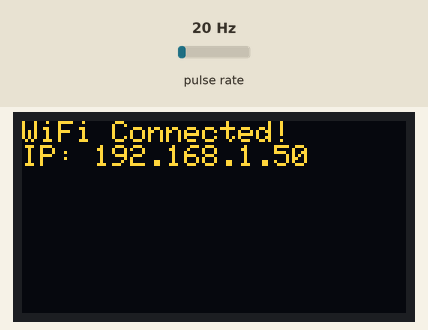
This sketch was run on a simulated ESP32. Shown: 128×64 one-colour display. Wiring (inferred from the names in the program): pulse sensor: data GPIO 14. The inputs (shaded band) are chosen by the test bench; at power-on: pulse rate 20 Hz. The OLED is the two-colour kind (top 16 rows yellow); WiFi joins after 1.5 s; servers stay silent unless stated; uploads are accepted with an empty reply; what the sketch prints to the serial monitor is not drawn.

Above: at 2.7 s.
At 5.65 s:
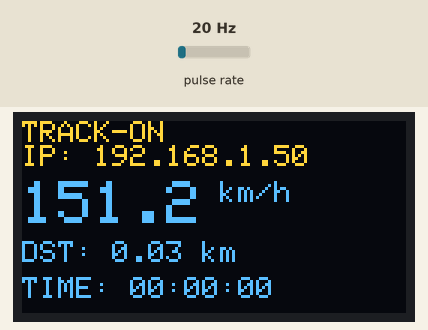
5.9 s: pulse rate (sensor on GPIO 14) set to 4 Hz
At 7.5 s:
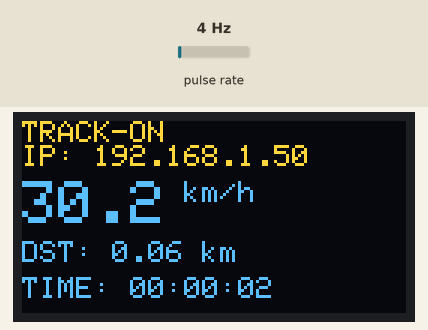
8.0 s: pulse rate (sensor on GPIO 14) set to 50 Hz
At 9.52 s:
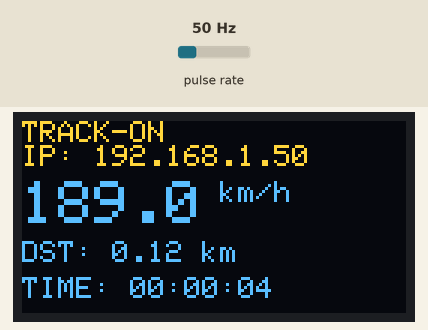
9.9 s: pulse rate (sensor on GPIO 14) set to 100 Hz
At 12.1 s:
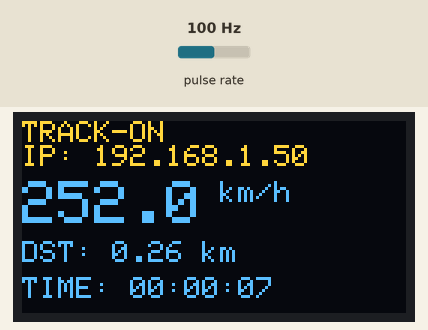
Timing chart, 0 to 13.6 s (numbered marks = the images above; inputs shaded):
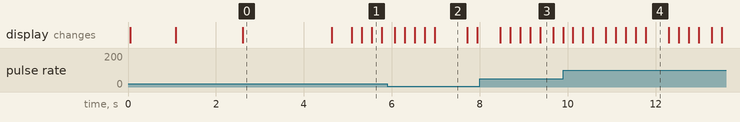

The sketch:

firmware.ino
```cpp
#include <WiFi.h>
#include <WiFiClientSecure.h>
#include <HTTPClient.h>
#include <ArduinoJson.h>
#include <Wire.h>
#include <Adafruit_GFX.h>
#include <Adafruit_SSD1306.h>

// ================= CONFIGURATION =================
const char* ssid = "YOUR_WIFI_SSID";
const char* password = "YOUR_WIFI_PASSWORD";
const char* serverUrl = "https://192.168.1.100:5000/api/data"; // REPLACE WITH YOUR PC'S IP

// Hall Sensor Settings (A3144)
const int hallSensorPin = 14;
const float wheelCircumference = 2.10; // Meters (adjust for your wheel)
const unsigned long debounceTime = 20; // ms

// OLED Settings
#define SCREEN_WIDTH 128
#define SCREEN_HEIGHT 64
#define OLED_RESET    -1
Adafruit_SSD1306 display(SCREEN_WIDTH, SCREEN_HEIGHT, &Wire, OLED_RESET);

// ================= GLOBALS =================
volatile unsigned long lastPulseTime = 0;
volatile unsigned long pulseInterval = 0;
volatile bool newPulse = false;
unsigned long lastSendTime = 0;
unsigned long startTime = 0;
float totalDistance = 0.0; // km

// Interrupt Service Routine for Hall Sensor
void IRAM_ATTR onPulse() {
  unsigned long currentTime = millis();
  if (currentTime - lastPulseTime > debounceTime) {
    pulseInterval = currentTime - lastPulseTime;
    lastPulseTime = currentTime;
    newPulse = true;
  }
}

void setup() {
  Serial.begin(115200);

  // Setup Hall Sensor
  pinMode(hallSensorPin, INPUT_PULLUP);
  attachInterrupt(digitalPinToInterrupt(hallSensorPin), onPulse, FALLING);

  // Setup OLED
  if(!display.begin(SSD1306_SWITCHCAPVCC, 0x3C)) {
    Serial.println(F("SSD1306 allocation failed"));
    for(;;);
  }
  display.clearDisplay();
  display.setTextSize(1);
  display.setTextColor(SSD1306_WHITE);
  display.setCursor(0,0);
  display.println("TRACK-ON");
  display.println("BOOTING...");
  display.display();
  delay(1000);

  // Connect to WiFi
  display.clearDisplay();
  display.setCursor(0,0);
  display.println("Connecting WiFi...");
  display.display();

  WiFi.begin(ssid, password);
  while (WiFi.status() != WL_CONNECTED) {
    delay(500);
    Serial.print(".");
  }

  Serial.println("\nConnected to WiFi");
  Serial.print("IP Address: ");
  Serial.println(WiFi.localIP());

  display.clearDisplay();
  display.setCursor(0,0);
  display.println("WiFi Connected!");
  display.print("IP: ");
  display.println(WiFi.localIP());
  display.display();
  delay(2000);

  startTime = millis();
}

void loop() {
  // Calculate Speed
  float speed = 0.0;
  if (millis() - lastPulseTime > 3000) {
    speed = 0.0;
    pulseInterval = 0;
  } else if (pulseInterval > 0) {
    speed = (wheelCircumference / (pulseInterval / 1000.0)) * 3.6;
  }

  // Update Distance
  if (newPulse) {
    totalDistance += (wheelCircumference / 1000.0);
    newPulse = false;
  }

  // Update OLED (every 200ms for smoothness)
  static unsigned long lastDisplayTime = 0;
  if (millis() - lastDisplayTime > 200) {
    updateDisplay(speed, totalDistance);
    lastDisplayTime = millis();
  }

  // Send Data (every 1 second)
  if (millis() - lastSendTime > 1000) {
    sendData(speed, totalDistance);
    lastSendTime = millis();
  }
}

void updateDisplay(float speed, float distance) {
  display.clearDisplay();

  // Header: TRACK-ON + IP
  display.setTextSize(1);
  display.setCursor(0,0);
  display.println("TRACK-ON");
  display.print("IP: ");
  display.println(WiFi.localIP());

  // Speed (Large)
  display.setTextSize(2);
  display.setCursor(0, 20);
  display.print(speed, 1);
  display.setTextSize(1);
  display.println(" km/h");

  // Distance
  display.setCursor(0, 40);
  display.print("DST: ");
  display.print(distance, 2);
  display.println(" km");

  // Time
  unsigned long elapsed = (millis() - startTime) / 1000;
  int h = elapsed / 3600;
  int m = (elapsed % 3600) / 60;
  int s = elapsed % 60;

  display.setCursor(0, 52);
  display.print("TIME: ");
  if(h<10) display.print("0");
  display.print(h);
  display.print(":");
  if(m<10) display.print("0");
  display.print(m);
  display.print(":");
  if(s<10) display.print("0");
  display.print(s);

  display.display();
}

void sendData(float speed, float distance) {
  if (WiFi.status() == WL_CONNECTED) {
    WiFiClientSecure client;
    HTTPClient http;

    // Skip SSL certificate validation for self-signed cert
    client.setInsecure();

    http.begin(client, serverUrl);
    http.addHeader("Content-Type", "application/json");

    StaticJsonDocument<200> doc;
    doc["speed"] = speed;
    doc["distance"] = distance;

    String requestBody;
    serializeJson(doc, requestBody);

    int httpResponseCode = http.POST(requestBody);

    if (httpResponseCode > 0) {
      Serial.print("HTTP Response: ");
      Serial.println(httpResponseCode);
    } else {
      Serial.print("Error: ");
      Serial.println(httpResponseCode);
    }

    http.end();
  } else {
    Serial.println("WiFi Disconnected");
  }
}
```

Measured:
- what the display in image 0 shows lasts 2.0 s, from 2.6 s to 4.6 s
